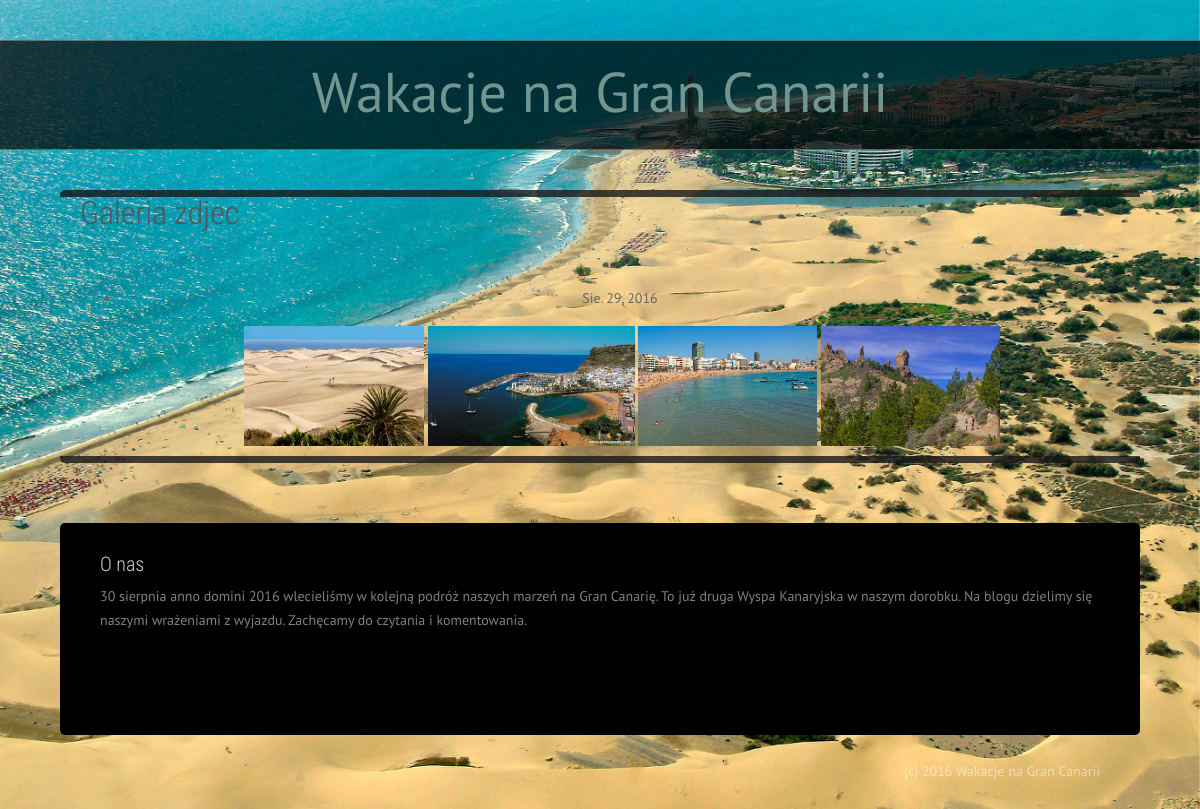
Page /gallery/ on the committed database.
### news/models.py (models this page shows)
class Image(models.Model):
    title = models.CharField('Tytuł', max_length=255)
    slug = models.SlugField('Odnośnik', max_length=255, unique=True)
    description = models.TextField('Opis', blank=True, null=True)
    image = models.ImageField('Obrazek', upload_to="static/pictures/")
    date = models.DateField('Data wykonania zdjęcia')
    class Meta:
        ordering = ["date"]
        verbose_name = "Obrazek"
        verbose_name_plural = "Obrazki"
    def __unicode__(self):
        return self.image.name

### news/views.py (the view)
# urls.py: url(r'^gallery/$', ImageList.as_view(), name='image-list'),
class ImageList(generic.ListView):
    model = Image
    context_object_name = 'image_list'
    queryset = Image.objects.order_by('-date')
    def get_context_data(self, **kwargs):
        context = super(ImageList, self).get_context_data(**kwargs)
        context['all_news'] = News.objects.order_by('-posted_date')[:7]
        return context

### news/templates/news/image_list.html
{% extends "base.html" %}
{% block content %}
		<div id="main">
			<div class="container">
				<div class="row">
					<div id="content" class="12u skel-cell-important">
						<section>
							<header>
								<h2>Galeria zdjec</h2>
                                <ul><center>
    {% for image in image_list %}
        {% ifchanged %}
            <br><br><li><p>{{ image.date }}</p></li>
        {% endifchanged %}
            <a href="{{ STATIC_URL|cut:"static/" }}{{image|cut:"blog/" }}" data-lightbox="image" data-title="{{ image.title }} - zdjęcie z {{ image.date }}" class="image">
            <img src="{{ STATIC_URL|cut:"static/" }}{{image|cut:"blog/" }}" height=120 alt="" data-lightbox="image-1" /></a>
{% endfor %}
    </center></ul>
							</header>
						</section>
					</div>
				</div>
			</div>
		</div>
{% endblock %}

### static/css/nexus.css (style rules this page uses)
html { overflow-y: scroll; }
body { line-height: 1.7em; font-family: PT Sans; font-size: 14px; font-weight: 300; background-color: #5f807a; background-color: #F4F1EA; color: #656565; }
.container { max-width: 1080px; padding-left: 40px; padding-right: 40px; width: 100%; }
h2 { font-weight: 300; line-height: 1em; margin: 0 0 10px; color: #555555; font-family: 'Roboto Condensed', sans-serif; font-size: 32px; }
a { text-decoration: none; color: #72968f; -webkit-transition: color 0.15s ease-in; -moz-transition: color 0.15s ease-in; -o-transition: color 0.15s ease-in; transition: color 0.15s ease-in; }
p { margin-bottom: 16px; }
img { max-width: 100% ; }

### static/lightbox/lightbox.css (style rules this page uses)
body:after { content: url(close.png) url(../loading.gif) url(../prev.png) url(../next.png); display: none; }

### rows in the picture
Image: date "Sie. 29, 2016"
Image: image (picture)
Image: image (picture)
Image: image (picture)
Image: image (picture)
